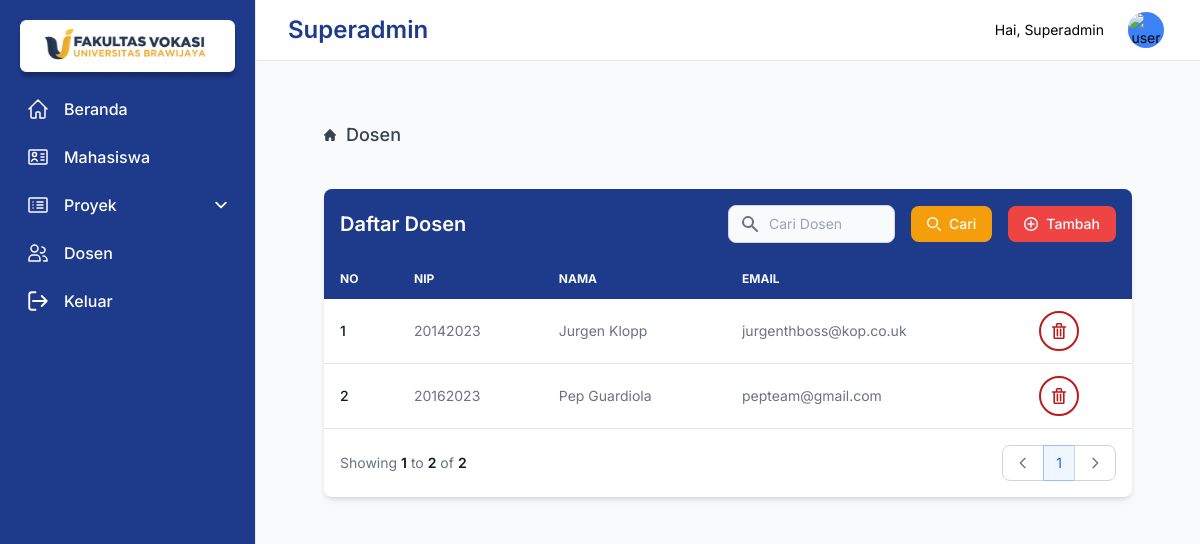
The page /superadmin/admin.php (signed in) on the database as committed earlier.
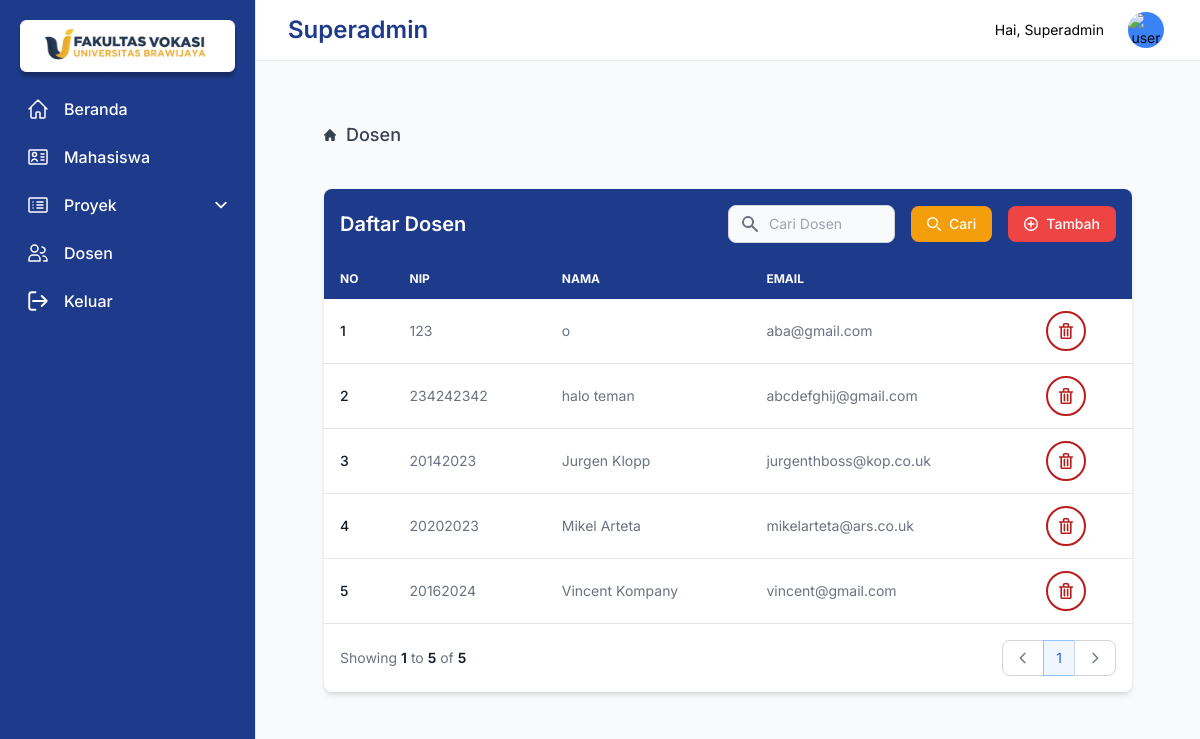
The same page on the database as committed later.
### tables this page shows
CREATE TABLE `user` (
  `email` varchar(250) NOT NULL,
  `id` varchar(20) NOT NULL,
  `nama_user` varchar(250) NOT NULL,
  `level` varchar(250) NOT NULL,
  `gambar` varchar(500) NOT NULL,
  `password` varchar(700) NOT NULL
);

### query/query.php (called while the page is built, shortened)
<?php
require 'connectdb.php';
function execThis($query)
{
  global $conn;
  $result = mysqli_query($conn, $query);
  $rows = [];
  while ($row = mysqli_fetch_assoc($result)) {
    $rows[] = $row;
  }
  return $rows;
}

### superadmin/admin.php (the view, shortened to what this page needs)
<?php
require '../query/query.php';
$admins = execThis("SELECT * FROM user WHERE level = 'admin'");
if (isset($_POST["keyword"])) {
  $keyword = $_POST["keyword"];
  $admins = execThis("SELECT * FROM user WHERE level = 'admin' AND (nama_user LIKE '%$keyword%' OR email LIKE '%$keyword%' OR id LIKE '%$keyword%')");
} else {
  $admins = execThis("SELECT * FROM user WHERE level = 'admin'");
}
$itemsPerPage = 5;
$totalPages = ceil(count($admins) / $itemsPerPage);
$current_page = isset($_GET['page']) ? (int)$_GET['page'] : 1;
$offset = ($current_page - 1) * $itemsPerPage;
$adminsOnCurrentPage = array_slice($admins, $offset, $itemsPerPage);
?>
<!DOCTYPE html>
<html lang="en">
<head>
  <?php include("../user/includes/head.php") ?>
</head>
<body class="bg-gray-50">
  <?php include("./includes/aside.php") ?>
  <div class=" sm:ml-64">
    <div class="rounded-lg flex flex-col item-start">
      <?php include("./includes/navbar.php") ?>
      <section class="bg-gray-50 p-3 sm:p-5">
        <div class="mx-auto max-w-screen-xl px-4 lg:px-12">
          <nav class="flex my-10" aria-label="Breadcrumb">
            <ol class="inline-flex items-center space-x-1 md:space-x-2 rtl:space-x-reverse">
              <li class="inline-flex items-center">
                <a href="#" class="inline-flex items-center text-lg font-medium text-gray-700 hover:text-blue-900">
                  Dosen
                </a>
              </li>
            </ol>
          </nav>
          <div class="bg-white relative shadow-md sm:rounded-lg rounded-lg overflow-hidden">
            <div class="bg-blue-900 flex flex-col md:flex-row items-center justify-between space-y-3 md:space-y-0 md:space-x-4 p-4">
              <div class="w-full md:w-auto flex flex-col md:flex-row space-y-2 md:space-y-0 items-stretch md:items-center justify-end md:space-x-3 flex-shrink-0">
                <h2 class="text-xl font-semibold text-white">Daftar Dosen</h2>
              </div>
              <div class="w-full md:w-1/2">
                <form class="flex items-center" method="POST">
                  <div class="relative w-full">
                    <div class="absolute inset-y-0 left-0 flex items-center pl-3 pointer-events-none">
                    </div>
                    <input type="text" name="keyword" id="simple-search" class="bg-gray-50 border border-gray-300 text-gray-900 text-sm rounded-lg focus:ring-green-500 focus:border-blue-900 block w-full pl-10 p-2 mr-3" placeholder="Cari Dosen">
                  </div>
                  <button type="submit" class="flex items-center justify-center text-white bg-amber-500 hover:bg-amber-600 focus:ring-4 focus:ring-amber-300 font-medium rounded-lg text-sm px-4 py-2 ml-4">
                    <svg class="h-3.5 w-3.5 mr-2" aria-hidden="true" xmlns="http://www.w3.org/2000/svg" fill="none" viewBox="0 0 20 20">
                      <path stroke="currentColor" stroke-linecap="round" stroke-linejoin="round" stroke-width="2" d="m19 19-4-4m0-7A7 7 0 1 1 1 8a7 7 0 0 1 14 0Z" />
                    </svg>
                    Cari
                  </button>
                  <a href="./add-admin.php" type="button" class="flex items-center justify-center text-white bg-red-500 hover:bg-red-600 focus:ring-4 focus:ring-red-300 font-medium rounded-lg text-sm px-4 py-2 ml-4">
                    <svg class="h-3.5 w-3.5 mr-2" aria-hidden="true" xmlns="http://www.w3.org/2000/svg" fill="none" viewBox="0 0 20 20">
                      <path stroke="currentColor" stroke-linecap="round" stroke-linejoin="round" stroke-width="2" d="M10 5.757v8.486M5.757 10h8.486M19 10a9 9 0 1 1-18 0 9 9 0 0 1 18 0Z" />
                    </svg>
                    Tambah
                  </a>
                </form>
              </div>
            </div>
            <div class="overflow-x-auto">
              <table class="w-full text-sm text-left text-gray-500">
                <thead class="text-xs text-gray-50 uppercase bg-blue-900">
                  <tr>
                    <th scope="col" class="lg:px-4 lg:py-3 px-2 py-3">No</th>
                    <th scope="col" class="lg:px-4 lg:py-3 px-2 py-3">NIP</th>
                    <th scope="col" class="lg:px-4 lg:py-3 px-2 py-3">Nama</th>
                    <th scope="col" class="lg:px-4 lg:py-3 px-2 py-3">Email</th>
                    <th scope="col" class="lg:px-4 lg:py-3 px-2 py-3">
                    </th>
                  </tr>
                </thead>
                <?php $count = ($current_page - 1) * $itemsPerPage + 1; ?>
                <tbody>
                  <?php foreach ($adminsOnCurrentPage as $admin) : ?>
                    <tr class="border-b hover:bg-gray-100">
                      <th scope="row" class="px-4 py-3 font-medium text-gray-900 whitespace-nowrap"><?= $count++; ?></th>
                      <td class="px-4 py-3"><?= $admin['id'] ?></td>
                      <td class="px-4 py-3"><?= $admin['nama_user'] ?></td>
                      <td class="px-4 py-3"><?= $admin['email'] ?></td>
                      <td class="px-4 py-3">
                        <a href="./delete-admin.php?id=<?= $admin['id'] ?>" type="button" class="text-red-700 border-2 border-red-700 hover:bg-red-700 hover:text-white ml-2 focus:ring-4 focus:outline-none focus:ring-red-300 font-medium rounded-full text-sm p-2.5 text-center inline-flex items-center">
                          <svg class="w-4 h-4" aria-hidden="true" xmlns="http://www.w3.org/2000/svg" fill="none" viewBox="0 0 18 20">
                            <path stroke="currentColor" stroke-linecap="round" stroke-linejoin="round" stroke-width="2" d="M1 5h16M7 8v8m4-8v8M7 1h4a1 1 0 0 1 1 1v3H6V2a1 1 0 0 1 1-1ZM3 5h12v13a1 1 0 0 1-1 1H4a1 1 0 0 1-1-1V5Z" />
                          </svg>
                        </a>
                      </td>
                    </tr>
                  <?php endforeach; ?>
                </tbody>
              </table>
            </div>
            <nav class="flex flex-col md:flex-row justify-between items-start md:items-center space-y-3 md:space-y-0 p-4" aria-label="Table navigation">
              <span class="text-sm font-normal text-gray-500">
                Showing
                <span class="font-semibold text-gray-900"><?= $offset + 1 ?></span>
                to
                <span class="font-semibold text-gray-900"><?= min($offset + $itemsPerPage, count($admins)) ?></span>
                of
                <span class="font-semibold text-gray-900"><?= count($admins) ?></span>
              </span>
              <ul class="inline-flex items-stretch -space-x-px">
                <li>
                  <?php if ($current_page > 1) : ?>
                    <a href="?page=<?= $current_page - 1 ?>" class="flex items-center justify-center h-full py-1.5 px-3 ml-0 text-blue-900 bg-white rounded-l-lg border border-blue-300 hover:bg-blue-100 hover:text-blue-700">
                      <span class="sr-only">Previous</span>
                      <svg class="w-4 h-4" aria-hidden="true" xmlns="http://www.w3.org/2000/svg" fill="none" viewBox="0 0 24 24">
                        <path stroke="currentColor" stroke-linecap="round" stroke-linejoin="round" stroke-width="2" d="m15 19-7-7 7-7" />
                      </svg>
                    </a>
                  <?php else : ?>
                    <span class="flex items-center justify-center h-full py-1.5 px-3 ml-0 text-gray-500 bg-white rounded-l-lg border border-gray-300 cursor-not-allowed">
                      <svg class="w-4 h-4" aria-hidden="true" xmlns="http://www.w3.org/2000/svg" fill="none" viewBox="0 0 24 24">
                        <path stroke="currentColor" stroke-linecap="round" stroke-linejoin="round" stroke-width="2" d="m15 19-7-7 7-7" />
                      </svg>
                    </span>
                  <?php endif; ?>
                </li>
                <?php for ($i = 1; $i <= $totalPages; $i++) : ?>
                  <li>
                    <a href="?page=<?= $i ?>" class="flex items-center justify-center text-sm py-2 px-3 leading-tight <?php echo $current_page === $i ? 'text-blue-600 bg-blue-50' : 'text-blue-900 bg-white'; ?> border border-blue-300 hover:bg-blue-100 hover:text-blue-700">
                      <?= $i ?>
                    </a>
                  </li>
                <?php endfor; ?>
                <li>
                  <?php if ($current_page < $totalPages) : ?>
                    <a href="?page=<?= $current_page + 1 ?>" class="flex items-center justify-center h-full py-1.5 px-3 leading-tight text-blue-900 bg-white rounded-r-lg border border-blue-300 hover:bg-blue-100 hover:text-blue-700">
                      <span class="sr-only">Next</span>
                      <svg class="w-4 h-4 " aria-hidden="true" xmlns="http://www.w3.org/2000/svg" fill="none" viewBox="0 0 24 24">
                        <path stroke="currentColor" stroke-linecap="round" stroke-linejoin="round" stroke-width="2" d="m9 5 7 7-7 7" />
                      </svg>
                    </a>
                  <?php else : ?>
                    <span class="flex items-center justify-center h-full py-1.5 px-3 leading-tight text-gray-500 bg-white rounded-r-lg border border-gray-300 cursor-not-allowed">
                      <svg class="w-4 h-4 " aria-hidden="true" xmlns="http://www.w3.org/2000/svg" fill="none" viewBox="0 0 24 24">
                        <path stroke="currentColor" stroke-linecap="round" stroke-linejoin="round" stroke-width="2" d="m9 5 7 7-7 7" />
                      </svg>
                    </span>
                  <?php endif; ?>
                </li>
              </ul>
            </nav>
          </div>
        </div>
      </section>
    </div>
  </div>
</body>
</html>

### user/includes/head.php (shortened to what this page needs)
<link href="https://cdnjs.cloudflare.com/ajax/libs/flowbite/2.0.0/flowbite.min.css" rel="stylesheet" />
<script src="https://cdn.tailwindcss.com"></script>

### superadmin/includes/aside.php (shortened to what this page needs)
<aside id="logo-sidebar" class="fixed top-0 left-0 z-40 w-64 h-screen pt-5 px-3 transition-transform -translate-x-full bg-blue-900 border-r border-gray-200 sm:translate-x-0 dark:border-gray-200" aria-label="Sidebar">
   <div class="h-full px-1 pb-4 overflow-y-auto bg-blue-900">
       <ul class="space-y-2 font-medium">
         <li>
            <img src="/PBL/assets/img/vokasi.png" alt="" srcset="">
         </li>
         <li>
               <li>
                <a href="/PBL/superadmin/superadmin.php" class="flex items-center od py-2 px-3 font-medium text-white rounded-lg transition duration-300 hover:bg-white-200 group">
                     <span class="ml-4">Beranda</span>
                  </a>
               </li>
               <li>
                  <a href="/PBL/superadmin/users.php" class="flex items-center od py-2 px-3 font-medium text-white rounded-lg transition duration-300 hover:bg-white-200 group">
                     <span class="ml-4">Mahasiswa</span>
                  </a>
               </li>
               <li>
                  <button type="button" class="flex items-center w-full od py-2 px-3 font-medium text-base text-white transition duration-75 rounded-lg group " aria-controls="dropdown-project" data-collapse-toggle="dropdown-project">
                        <span class="flex-1 ml-4 text-left whitespace-nowrap">Proyek</span>
                        <svg class="w-3 h-3" aria-hidden="true" xmlns="http://www.w3.org/2000/svg" fill="none" viewBox="0 0 10 6">
                           <path stroke="currentColor" stroke-linecap="round" stroke-linejoin="round" stroke-width="1.5" d="m1 1 4 4 4-4"/>
                        </svg>
                  </button>
               </li>
               <li>
                  <a href="/PBL/superadmin/admin.php" class="flex items-center od py-2 px-3 font-medium text-white rounded-lg transition duration-300 hover:bg-white-200 group">
                     <span class="ml-4">Dosen</span>
                  </a>
               </li>
         </li>
         <li>
            <a href="/PBL/user/logout.php" class="flex items-center od py-2 px-3 font-medium text-white rounded-lg  group">
               <span class="flex-1 ml-4 whitespace-nowrap">Keluar</span>
            </a>
         </li>
       </ul>
    </div>
 </aside>

### superadmin/includes/navbar.php (shortened to what this page needs)
<nav class="w-full border-b bg-white border-gray-200">
        <div class="px-3 py-3 sm:py-3 lg:px-6 lg:pl-3">
          <div class="flex items-center justify-between px-3">
            <div class="flex items-center justify-start">
              <a href="#" class="flex ml-2 md:mr-24 items-center">
                <span class="self-center text-lg font-semibold sm:text-2xl whitespace-nowrap logo-text text-blue-900">Superadmin</span>
              </a>
            </div>
            <div class="flex items-center">
                <div class="name px-3 text-sm">Hai, <?= $_SESSION['nama_user'] ?></div>
                <div class="flex items-center ml-3">
                  <div>
                    <button type="button" class="flex text-sm bg-blue-500 rounded-full focus:ring-4 focus:ring-blue-300" aria-expanded="false" data-dropdown-toggle="dropdown-user">
                      <img class="w-9 h-9 rounded-full" src="https://flowbite.com/docs/images/people/profile-picture-2.jpg" alt="user photo">
                    </button>
                  </div>
                </div>
              </div>
          </div>
        </div>
      </nav>

### user/includes/head.php (style rules this page uses)
body { font-family: 'Inter', sans-serif; }
html { scroll-behavior: smooth; }

Rows that differ between the two databases and show on the page:
removed user: id "20162023", nama_user "Pep Guardiola", email "pepteam@gmail.com"
added user: id "123", nama_user "o", email "aba@gmail.com"
added user: id "234242342", nama_user "halo teman", email "abcdefghij@gmail.com"
added user: id "20202023", nama_user "Mikel Arteta", email "mikelarteta@ars.co.uk"
added user: id "20162024", nama_user "Vincent Kompany", email "vincent@gmail.com"
Other text that changed with them:
min($offset + $itemsPerPage, count($admins)): "2" → "5"
count($admins): "2" → "5"
